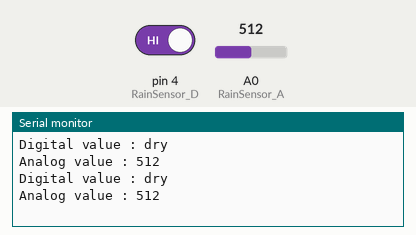
Recording of a sketch running on a simulated Arduino Uno, built with avr-gcc and run on an emulated ATmega328P. Shown: the last lines printed to the serial monitor. The inputs (shaded band) are chosen by the test bench; at power-on: pin 4 (RainSensor_D) HIGH, A0 (RainSensor_A) = 512.

Above: at 1.8 s.
1.9 s: pin 4 (RainSensor_D) driven LOW
4.5 s: A0 (RainSensor_A) set to 716
At 5.8 s:
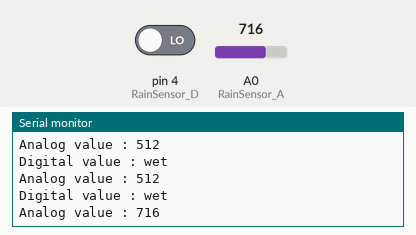
6.0 s: pin 4 (RainSensor_D) driven HIGH
10.1 s: A0 (RainSensor_A) set to 900
At 10.9 s:
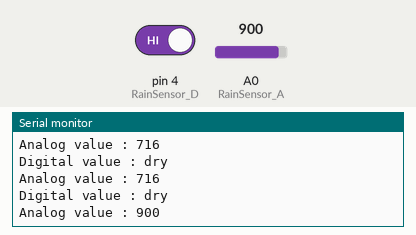
Timing chart, 0 to 12.6 s (numbered marks = the images above; inputs shaded):
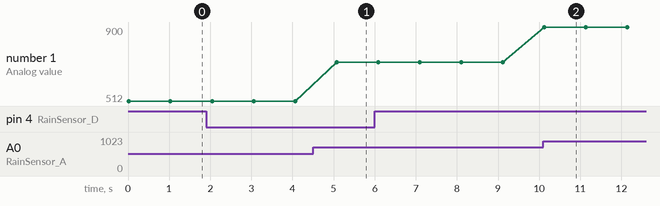

The sketch:

RainSensor.ino
```cpp
const int RainSensor_D = 4;
const int RainSensor_A = 0;

int RainSensorRead;

void setup(){
    pinMode(RainSensor_D, INPUT);
    pinMode(RainSensor_A, INPUT);
    Serial.begin(9600);
}

void loop(){
    if(digitalRead(RainSensor_D) == LOW) {
        Serial.println("Digital value : wet");
        delay(10);
    }
    else{
        Serial.println("Digital value : dry");
        delay(10);
    }

    RainSensorRead  = analogRead(RainSensor_A);

    Serial.print("Analog value : ");
    Serial.println(RainSensorRead );
    Serial.println("");

    delay(1000);
}
```

Measured:
- after the input at 4.5 s, the serial monitor: prints a new line after 0.58 s (image 1)
- after the input at 10.1 s, the serial monitor: prints a new line at once (image 2)
- plotted number 1: 512 → 716 after the input at 4.5 s, 716 → 900 after the input at 10.1 s
